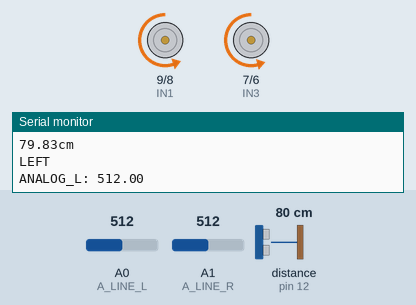
Simulated run of this sketch. Board: Arduino Uno, built with avr-gcc and run on an emulated ATmega328P. Shown: motor-driver pin pairs drawn as motors (green arrow = first pin HIGH = forward, orange = second pin HIGH = backward, longer = more drive, scaled by the enable pin), the last lines printed to the serial monitor. Wiring (inferred from the names in the program): ultrasonic range finder: trigger pin 13; echo pin 12. The test bench sets the inputs (shaded band); at power-on: distance to the obstacle (sensor on pin 12) 80 cm, A0 (A_LINE_L) = 512, A1 (A_LINE_R) = 512. The echo pulse lasts 58.3 µs per cm.

Above: at 1.2 s.
1.3 s: distance to the obstacle (sensor on pin 12) set to 12 cm
At 2.0 s:
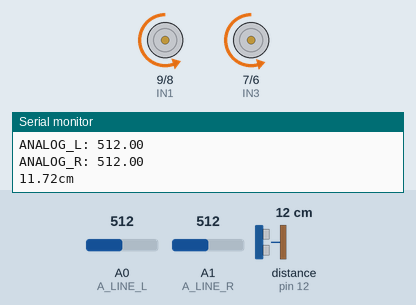
4.3 s: distance to the obstacle (sensor on pin 12) set to 9 cm
At 4.57 s:
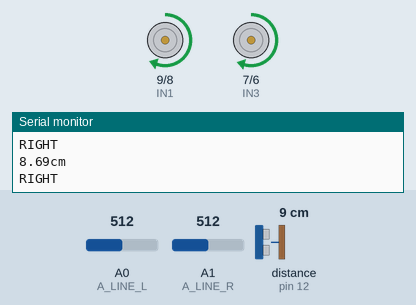
Timing chart, 0 to 13.3 s (numbered marks = the images above; inputs shaded):
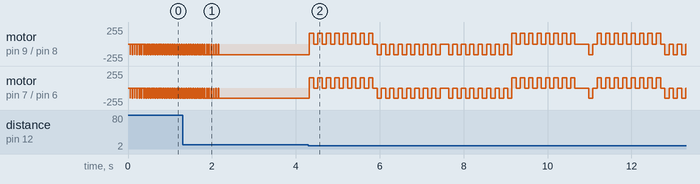

The sketch:

LINE_READER.ino
```cpp
//sources:
//1. https://www.instructables.com/Running-DC-Motor-With-Arduino-Using-L298N-Motor-Dr/
//2. https://mschoeffler.com/2017/11/27/arduino-tutorial-ir-distance-line-tracing-line-tracking-sensor-mh-sensor-series-ky-033-tcrt5000/
//3. https://www.instructables.com/Simple-Arduino-and-HC-SR04-Example/
#define trigPin 13
#define echoPin 12
#define FWD 0
#define REV 1
#define L 2
#define R 3
#define STOP 4
#include <Wire.h>
const int A_LINE_L = A0;
const int A_LINE_R = A1;
const int THRESHOLD_L = 300;
const int THRESHOLD_R = 300;
int L_SPEED = 164;
int R_SPEED = 160;
int R_RATE = 100;
int L_RATE = 100;
//Note that higher values correspond to more light.
//Digital 1 = lots of light
double value_AL;
double value_AR;
const int readings = 16;
double sensorReadings[readings];
int gamble = 0;

//Motor Pins
int EN_A = 10; //Enable pin for first motor
int IN1 = 9; //control pin for first motor (L)
int IN2 = 8; //control pin for first motor (L)
int IN3 = 7; //control pin for second motor (R)
int IN4 = 6; //control pin for second motor (R)
int EN_B = 11; //Enable pin for second motor
//Initializing variables to store data
int trn_cnter_L = 0;
int trn_cnter_R = 0;
int motor_speed;
int motor_speed1;
//MOTOR SPEED FROM 0-255

const double threshold_L = 500;
const double threshold_R = 500;

//timer system
unsigned long timerStart;
bool timerActive = false;
int timer_len = 1500;
//stores direction last correction L = 0, R = 1
int LAST_CORRECTION = 0;

//

void setup() {
  Serial.begin(9600);
  pinMode(A_LINE_L, INPUT);
  pinMode(A_LINE_R, INPUT);
  pinMode(trigPin, OUTPUT);
  pinMode(echoPin, INPUT);
  //Initializing the motor pins as output
  pinMode(EN_A, OUTPUT);
  pinMode(IN1, OUTPUT);
  pinMode(IN2, OUTPUT);
  pinMode(IN3, OUTPUT);
  pinMode(IN4, OUTPUT);
  pinMode(EN_B, OUTPUT);

  Serial.println("START");
  // Start the serial communication at 9600 baud rate
}

void loop() {
   Serial.println("");
   value_AL = analogRead(A_LINE_L); // reads the analog input from the IR distance sensor
   value_AR = analogRead(A_LINE_R);

  Serial.println("ANALOG_L: " + String(value_AL) + "\n"
                  "ANALOG_R: " + String(value_AR) );
  double dist = check_distance();
  if(dist > 10){
    course_correct();
    checkAndTurn();
  }
  else if(dist < 7){
    //MOTOR_CONTROL(REV);
    //delay(100);
  }
  else{
    path();
  }

}

void course_correct() {
  if (value_AL > 450) {
    trn_cnter_R = 0;
    LAST_CORRECTION = 0;
    L_SPEED = 159;
    R_SPEED = 155;

    MOTOR_CONTROL(L);
    delay(7 + trn_cnter_L++);

    MOTOR_CONTROL(STOP);
    delay(5);
    return;
  }

  if (value_AR > 600) {
    // Right turn
    LAST_CORRECTION = 1;
    trn_cnter_L = 0;
    L_SPEED = 174;
    R_SPEED = 170;

    MOTOR_CONTROL(R);
    delay(7 + trn_cnter_R++);

    MOTOR_CONTROL(STOP);
    delay(5);
    return;
  }
// Modify this to detect a T junction
// If it detects the T junction, turn right 90, proceed. If we detect no tape, turn back 180, proceed then return to the loop
if (value_AL > 230 && value_AR > 230) {
    L_SPEED = 154;
    R_SPEED = 150;
    Serial.println("run");
    MOTOR_CONTROL(FWD);
    delay(20);
    MOTOR_CONTROL(STOP);
    delay(10);
    value_AL = analogRead(A_LINE_L);
    value_AR = analogRead(A_LINE_R);

    // Detected T-Junction, first turn right 90 degrees
    if(LAST_CORRECTION = 0){
    MOTOR_CONTROL(L);
    delay(10); // Adjust this delay to accurately achieve a 90-degree turn
    MOTOR_CONTROL(STOP);
    delay(10);
    MOTOR_CONTROL(L);
    delay(10); // Adjust this delay to accurately achieve a 90-degree turn
    MOTOR_CONTROL(STOP);
    delay(10);
    MOTOR_CONTROL(L);
    delay(10); // Adjust this delay to accurately achieve a 90-degree turn
    MOTOR_CONTROL(STOP);
    delay(10);

    // Check for no tape
    value_AL = analogRead(A_LINE_L);
    value_AR = analogRead(A_LINE_R);
     L_SPEED = 144;
     R_SPEED = 140;
    while(value_AR < 350){
          MOTOR_CONTROL(R);
          delay(10); // Adjust this delay to accurately achieve a 90-degree turn
          MOTOR_CONTROL(STOP);
          delay(20);
          value_AL = analogRead(A_LINE_L);
          value_AR = analogRead(A_LINE_R);
    }
    return;
    }
    else{
    MOTOR_CONTROL(R);
    delay(10); // Adjust this delay to accurately achieve a 90-degree turn
    MOTOR_CONTROL(STOP);
    delay(10);
    MOTOR_CONTROL(R);
    delay(10); // Adjust this delay to accurately achieve a 90-degree turn
    MOTOR_CONTROL(STOP);
    delay(10);
    MOTOR_CONTROL(R);
    delay(10); // Adjust this delay to accurately achieve a 90-degree turn
    MOTOR_CONTROL(STOP);
    delay(10);

    // Check for no tape
     L_SPEED = 144;
     R_SPEED = 140;
    value_AL = analogRead(A_LINE_L);
    value_AR = analogRead(A_LINE_R);
    while(value_AL < 350){
          MOTOR_CONTROL(L);
          delay(15); // Adjust this delay to accurately achieve a 90-degree turn
          MOTOR_CONTROL(STOP);
          delay(20);
          value_AL = analogRead(A_LINE_L);
          value_AR = analogRead(A_LINE_R);
    }
    return;
    }
}
  L_SPEED = 164;
  R_SPEED = 160;
  MOTOR_CONTROL(FWD);
  delay(10);
  MOTOR_CONTROL(STOP);
  delay(10);
}


void MOTOR_CONTROL (int CMD){

  switch(CMD){
    case FWD:
    //go forward
    //LMOTOR CW
    digitalWrite(IN1, HIGH);
    digitalWrite(IN2, LOW);
    //RMOTOR CW
    digitalWrite(IN3, LOW);
    digitalWrite(IN4, HIGH);
    //ENABLE MOTORS
    analogWrite(EN_A,L_SPEED);
    analogWrite(EN_B,R_SPEED);
    break;
    case REV:
    //go backwards
    //LMOTOR CCW
    digitalWrite(IN1, LOW);
    digitalWrite(IN2, HIGH);
    //RMOTOR CCW
    digitalWrite(IN3, HIGH);
    digitalWrite(IN4, LOW);
    //ENABLE MOTORS
    analogWrite(EN_A,L_SPEED);
    analogWrite(EN_B,R_SPEED);
    break;
    case L:
    Serial.println("LEFT");
    //Turn left
    //LMOTOR CCW
    digitalWrite(IN1, LOW);
    digitalWrite(IN2, HIGH);
    //RMOTOR CW
    digitalWrite(IN3, LOW);
    digitalWrite(IN4, HIGH);
    //ENABLE MOTORS
    analogWrite(EN_A,L_SPEED);
    analogWrite(EN_B,R_SPEED);
    break;
    case R:
    Serial.println("RIGHT");
    //Turn right
    //LMOTOR CW
    digitalWrite(IN1, HIGH);
    digitalWrite(IN2, LOW);
    //RMOTOR CCW
    digitalWrite(IN3, HIGH);
    digitalWrite(IN4, LOW);
    //ENABLE MOTORS
    analogWrite(EN_A,L_SPEED);
    analogWrite(EN_B,R_SPEED);
    break;
    case STOP:
    //stop
    digitalWrite(IN1, LOW);
    digitalWrite(IN2, LOW);
    //RMOTOR CCW
    digitalWrite(IN3, LOW);
    digitalWrite(IN4, LOW);
    analogWrite(EN_A,0);
    analogWrite(EN_B,0);
    break;
    default:
    //tbd
    break;
  }

}

double check_distance(){
   long duration;
   double distance;
   digitalWrite(trigPin, LOW);
   delayMicroseconds(2);
   digitalWrite(trigPin, HIGH);
   delayMicroseconds(10);
   digitalWrite(trigPin, LOW);
   duration = pulseIn(echoPin, HIGH);
   distance = (duration/2) / 29.1;
   //Serial.print("DISTANCE: ");
   Serial.print(distance, 2); // Print the distance with 2 decimal places
   Serial.println("cm");
   return distance;
}

void scan_area() {
  int index = 0; // Array index
  int arraySize = readings;
  // Turn right and take readings
  MOTOR_CONTROL(R);
  for (int i = 0; i < (readings/2); i++) { // Assuming 200ms at 10ms per reading
    if (index < arraySize) {
      MOTOR_CONTROL(R);
      delay(R_RATE);
      MOTOR_CONTROL(STOP);
      delay(100);
      sensorReadings[index++] = check_distance();
    }
  }
  // Turn left and take readings
  for (int j = 0; j < readings/2; j++){
    MOTOR_CONTROL(L);
    delay(L_RATE);
    MOTOR_CONTROL(STOP);
    delay(100);
  }

  for (int i = 0; i < (readings/2); i++) { // Assuming 200ms at 10ms per reading
    if (index < arraySize) {
      MOTOR_CONTROL(STOP);
      delay(100);
      sensorReadings[index++] = check_distance();
      MOTOR_CONTROL(L);
      delay(L_RATE);
    }
  }
  for (int j = 0; j < readings/2; j++){
    MOTOR_CONTROL(R);
    delay(R_RATE);
    MOTOR_CONTROL(STOP);
    delay(100);
  }


  // Print the sensor readings to the serial monitor
  for (int i = 0; i < index; i++) {
    Serial.print("Reading ");
    Serial.print(i);
    Serial.print(": ");
    Serial.println(sensorReadings[i]);
  }
}

int findIndexOfLargestTriplet(double arr[], int n) {
  // Check if the array has at least 3 elements
  if (n < 3) {
    return -1;
  }

  // Initialize the maximum sum and index
  int maxSum = arr[0] + arr[1] + arr[2];
  int maxIndex = 0;

  // Iterate through the array
  for (int i = 1; i < n - 2; i++) {
    int currentSum = arr[i] + arr[i + 1] + arr[i + 2];
    if (currentSum > maxSum) {
      maxSum = currentSum;
      maxIndex = i;
    }
  }

  return maxIndex;
}

void path() {
  scan_area();
  int i = findIndexOfLargestTriplet(sensorReadings, readings);
  if (i < readings/2){
    for(int j = 0; j < i; j++){
      MOTOR_CONTROL(R);
      delay(R_RATE);
      MOTOR_CONTROL(STOP);
      delay(100);
    }
  }
  else {
        for(int j = 0; j < (i - (readings/2)); j++){
          MOTOR_CONTROL(L);
          delay(L_RATE);
          MOTOR_CONTROL(STOP);
          delay(100);
        }

  }
}

//timer function
void checkAndTurn() {
  // Start the timer if it's not already running
  if (!timerActive) {
    timerStart = millis();
    timerActive = true;
  }

  // Read sensor values
  value_AL = analogRead(A_LINE_L);
  value_AR = analogRead(A_LINE_R);

  // Check if either sensor value is above 400 or if 200ms have passed
  if (value_AL > 150 || value_AR > 150) {
    // Reset the timer
    timerActive = false;
  } else if (millis() - timerStart > timer_len) {
    // 200ms have passed without detecting the required values, turn the device
    if(LAST_CORRECTION = 1){
    value_AL = analogRead(A_LINE_L);
    value_AR = analogRead(A_LINE_R);
     L_SPEED = 144;
     R_SPEED = 140;
     int flip = 0;
    while(value_AR < 350){
          MOTOR_CONTROL(R);
          delay(20); // Adjust this delay to accurately achieve a 90-degree turn
          MOTOR_CONTROL(STOP);
          delay(15);
          if(flip){
          MOTOR_CONTROL(FWD);
          delay(50);
          flip = 0;
          }
          else{
            flip = 1;
          }
          value_AL = analogRead(A_LINE_L);
          value_AR = analogRead(A_LINE_R);
    }
    return;
    }
    else{
      value_AL = analogRead(A_LINE_L);
      value_AR = analogRead(A_LINE_R);
     L_SPEED = 144;
     R_SPEED = 140;
     int flip = 0;
    while(value_AL < 350){
          MOTOR_CONTROL(L);
          delay(20); // Adjust this delay to accurately achieve a 90-degree turn
          MOTOR_CONTROL(STOP);
          delay(15);
          if(flip){
          MOTOR_CONTROL(FWD);
          delay(50);
          flip = 0;
          }
          else{
            flip = 1;
          }
          value_AL = analogRead(A_LINE_L);
          value_AR = analogRead(A_LINE_R);

    }
    }
  }
}
```

Measured:
- the behaviour switches between 11 and 10 cm on distance to the obstacle (sensor on pin 12) (found by bisection; images 1 and 2)
- after the input at 1.3 s, motor on pin 9 (IN1) / pin 8 (IN2): goes on until 2.2 s, then stays backward 159/255; motor on pin 7 (IN3) / pin 6 (IN4): goes on until 2.2 s, then stays backward 155/255
- by itself, motor on pin 9 (IN1) / pin 8 (IN2): alternates backward 159/255 for 0.02 s and stopped for 0.04 s
- by itself, motor on pin 7 (IN3) / pin 6 (IN4): alternates backward 155/255 for 0.02 s and stopped for 0.04 s
